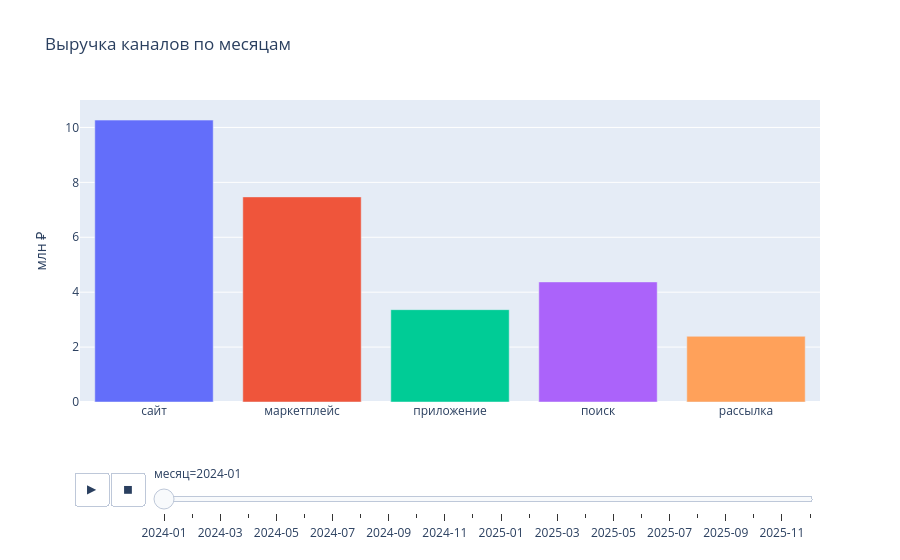

Source (notebook cell):
### Markdown cell above
Анимация: кнопка ▶ под графиком проигрывает 24 месяца, ползунок выбирает месяц.

### Code cell
fig_a.show()

### Figure 1 — Plotly figure (JSON) as saved in the notebook; plotly's stock layout.template omitted (floating-point values rounded to 4 significant figures)
{"data": [{"hovertemplate": "=%{x}<br>месяц=2024-01<br>млн ₽=%{y}<extra></extra>", "legendgroup": "сайт", "marker": {"color": "#636efa", "pattern": {"shape": ""}}, "name": "сайт", "orientation": "v", "showlegend": true, "textposition": "auto", "type": "bar", "x": ["сайт"], "xaxis": "x", "y": [10.27], "yaxis": "y"}, {"hovertemplate": "=%{x}<br>месяц=2024-01<br>млн ₽=%{y}<extra></extra>", "legendgroup": "маркетплейс", "marker": {"color": "#EF553B", "pattern": {"shape": ""}}, "name": "маркетплейс", "orientation": "v", "showlegend": true, "textposition": "auto", "type": "bar", "x": ["маркетплейс"], "xaxis": "x", "y": [7.471], "yaxis": "y"}, {"hovertemplate": "=%{x}<br>месяц=2024-01<br>млн ₽=%{y}<extra></extra>", "legendgroup": "приложение", "marker": {"color": "#00cc96", "pattern": {"shape": ""}}, "name": "приложение", "orientation": "v", "showlegend": true, "textposition": "auto", "type": "bar", "x": ["приложение"], "xaxis": "x", "y": [3.363], "yaxis": "y"}, {"hovertemplate": "=%{x}<br>месяц=2024-01<br>млн ₽=%{y}<extra></extra>", "legendgroup": "поиск", "marker": {"color": "#ab63fa", "pattern": {"shape": ""}}, "name": "поиск", "orientation": "v", "showlegend": true, "textposition": "auto", "type": "bar", "x": ["поиск"], "xaxis": "x", "y": [4.374], "yaxis": "y"}, {"hovertemplate": "=%{x}<br>месяц=2024-01<br>млн ₽=%{y}<extra></extra>", "legendgroup": "рассылка", "marker": {"color": "#FFA15A", "pattern": {"shape": ""}}, "name": "рассылка", "orientation": "v", "showlegend": true, "textposition": "auto", "type": "bar", "x": ["рассылка"], "xaxis": "x", "y": [2.393], "yaxis": "y"}], "layout": {"barmode": "relative", "legend": {"title": {"text": ""}, "tracegroupgap": 0}, "separators": ", ", "showlegend": false, "sliders": [{"active": 0, "currentvalue": {"prefix": "месяц="}, "len": 0.9, "pad": {"b": 10, "t": 60}, "steps": [{"args": [["2024-01"], {"frame": {"duration": 0, "redraw": true}, "fromcurrent": true, "mode": "immediate", "transition": {"duration": 0, "easing": "linear"}}], "label": "2024-01", "method": "animate"}, {"args": [["2024-02"], {"frame": {"duration": 0, "redraw": true}, "fromcurrent": true, "mode": "immediate", "transition": {"duration": 0, "easing": "linear"}}], "label": "2024-02", "method": "animate"}, {"args": [["2024-03"], {"frame": {"duration": 0, "redraw": true}, "fromcurrent": true, "mode": "immediate", "transition": {"duration": 0, "easing": "linear"}}], "label": "2024-03", "method": "animate"}, {"args": [["2024-04"], {"frame": {"duration": 0, "redraw": true}, "fromcurrent": true, "mode": "immediate", "transition": {"duration": 0, "easing": "linear"}}], "label": "2024-04", "method": "animate"}, {"args": [["2024-05"], {"frame": {"duration": 0, "redraw": true}, "fromcurrent": true, "mode": "immediate", "transition": {"duration": 0, "easing": "linear"}}], "label": "2024-05", "method": "animate"}, {"args": [["2024-06"], {"frame": {"duration": 0, "redraw": true}, "fromcurrent": true, "mode": "immediate", "transition": {"duration": 0, "easing": "linear"}}], "label": "2024-06", "method": "animate"}, {"args": [["2024-07"], {"frame": {"duration": 0, "redraw": true}, "fromcurrent": true, "mode": "immediate", "transition": {"duration": 0, "easing": "linear"}}], "label": "2024-07", "method": "animate"}, {"args": [["2024-08"], {"frame": {"duration": 0, "redraw": true}, "fromcurrent": true, "mode": "immediate", "transition": {"duration": 0, "easing": "linear"}}], "label": "2024-08", "method": "animate"}, {"args": [["2024-09"], {"frame": {"duration": 0, "redraw": true}, "fromcurrent": true, "mode": "immediate", "transition": {"duration": 0, "easing": "linear"}}], "label": "2024-09", "method": "animate"}, {"args": [["2024-10"], {"frame": {"duration": 0, "redraw": true}, "fromcurrent": true, "mode": "immediate", "transition": {"duration": 0, "easing": "linear"}}], "label": "2024-10", "method": "animate"}, {"args": [["2024-11"], {"frame": {"duration": 0, "redraw": true}, "fromcurrent": true, "mode": "immediate", "transition": {"duration": 0, "easing": "linear"}}], "label": "2024-11", "method": "animate"}, {"args": [["2024-12"], {"frame": {"duration": 0, "redraw": true}, "fromcurrent": true, "mode": "immediate", "transition": {"duration": 0, "easing": "linear"}}], "label": "2024-12", "method": "animate"}, {"args": [["2025-01"], {"frame": {"duration": 0, "redraw": true}, "fromcurrent": true, "mode": "immediate", "transition": {"duration": 0, "easing": "linear"}}], "label": "2025-01", "method": "animate"}, {"args": [["2025-02"], {"frame": {"duration": 0, "redraw": true}, "fromcurrent": true, "mode": "immediate", "transition": {"duration": 0, "easing": "linear"}}], "label": "2025-02", "method": "animate"}, {"args": [["2025-03"], {"frame": {"duration": 0, "redraw": true}, "fromcurrent": true, "mode": "immediate", "transition": {"duration": 0, "easing": "linear"}}], "label": "2025-03", "method": "animate"}, {"args": [["2025-04"], {"frame": {"duration": 0, "redraw": true}, "fromcurrent": true, "mode": "immediate", "transition": {"duration": 0, "easing": "linear"}}], "label": "2025-04", "method": "animate"}, {"args": [["2025-05"], {"frame": {"duration": 0, "redraw": true}, "fromcurrent": true, "mode": "immediate", "transition": {"duration": 0, "easing": "linear"}}], "label": "2025-05", "method": "animate"}, {"args": [["2025-06"], {"frame": {"duration": 0, "redraw": true}, "fromcurrent": true, "mode": "immediate", "transition": {"duration": 0, "easing": "linear"}}], "label": "2025-06", "method": "animate"}, {"args": [["2025-07"], {"frame": {"duration": 0, "redraw": true}, "fromcurrent": true, "mode": "immediate", "transition": {"duration": 0, "easing": "linear"}}], "label": "2025-07", "method": "animate"}, {"args": [["2025-08"], {"frame": {"duration": 0, "redraw": true}, "fromcurrent": true, "mode": "immediate", "transition": {"duration": 0, "easing": "linear"}}], "label": "2025-08", "method": "animate"}, {"args": [["2025-09"], {"frame": {"duration": 0, "redraw": true}, "fromcurrent": true, "mode": "immediate", "transition": {"duration": 0, "easing": "linear"}}], "label": "2025-09", "method": "animate"}, {"args": [["2025-10"], {"frame": {"duration": 0, "redraw": true}, "fromcurrent": true, "mode": "immediate", "transition": {"duration": 0, "easing": "linear"}}], "label": "2025-10", "method": "animate"}, {"args": [["2025-11"], {"frame": {"duration": 0, "redraw": true}, "fromcurrent": true, "mode": "immediate", "transition": {"duration": 0, "easing": "linear"}}], "label": "2025-11", "method": "animate"}, {"args": [["2025-12"], {"frame": {"duration": 0, "redraw": true}, "fromcurrent": true, "mode": "immediate", "transition": {"duration": 0, "easing": "linear"}}], "label": "2025-12", "method": "animate"}], "x": 0.1, "xanchor": "left", "y": 0, "yanchor": "top"}], "title": {"text": "Выручка каналов по месяцам"}, "updatemenus": [{"buttons": [{"args": [null, {"frame": {"duration": 500, "redraw": true}, "fromcurrent": true, "mode": "immediate", "transition": {"duration": 500, "easing": "linear"}}], "label": "&#9654;", "method": "animate"}, {"args": [[null], {"frame": {"duration": 0, "redraw": true}, "fromcurrent": true, "mode": "immediate", "transition": {"duration": 0, "easing": "linear"}}], "label": "&#9724;", "method": "animate"}], "direction": "left", "pad": {"r": 10, "t": 70}, "showactive": false, "type": "buttons", "x": 0.1, "xanchor": "right", "y": 0, "yanchor": "top"}], "xaxis": {"anchor": "y", "categoryarray": ["сайт", "маркетплейс", "приложение", "поиск", "рассылка"], "categoryorder": "array", "domain": [0.0, 1.0], "title": {"text": ""}}, "yaxis": {"anchor": "x", "domain": [0.0, 1.0], "range": [0, 11], "title": {"text": "млн ₽"}}}}
